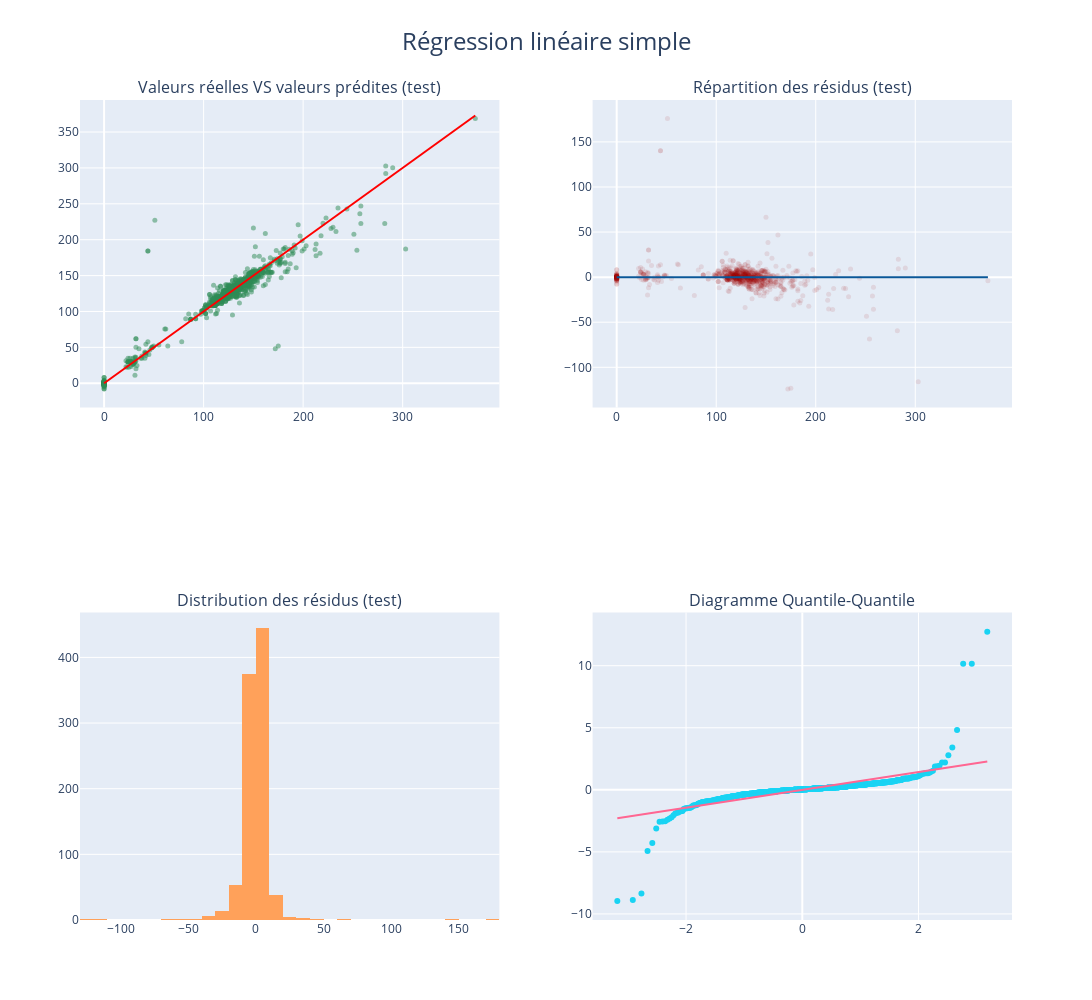

The notebook cell saved with this chart:
### Markdown cell above
# **3. Modèle d'ensemble XGBoost Regressor**

### Code cell
%%time

X_temp, X_test, y_temp, y_test = train_test_split(data, target, test_size = 0.2, random_state = 2)
X_train, X_valid, y_train, y_valid = train_test_split(X_temp, y_temp, test_size = 0.2, random_state = 3)

train = xgb.DMatrix(data = X_train, label = y_train)
test = xgb.DMatrix(data = X_test, label = y_test)
valid = xgb.DMatrix(data = X_valid, label = y_valid)

params = {'booster' : 'gbtree', 'learning_rate' : 1, 'objective' : 'reg:linear'}
model = xgb.train(params=params, dtrain = train, num_boost_round = 10, early_stopping_rounds = 15, evals= [(train, 'train'), (test, 'valid')] )
# préferer  'learning_rate' << 1 → 0,01  et num_boost_round grand = 700,

pred_test = model.predict(test)
pred_train = model.predict(train)


co2.styles.display_combined_report(y_train, pred_train, y_test, pred_test, title='PERFORMANCES DU MODELE XGBOOST') 

co2.viz.plot_regression_diagnostics(y_test, pred_test, y_train, "Régression linéaire simple", interactive=True, save=True, format='png')

co2.data.save_model(model, 'xgb')

### Figure 1 — Plotly figure (JSON) as saved in the notebook; plotly's stock layout.template omitted (floating-point values rounded to 4 significant figures; data arrays with more than 128 entries replaced by an {"elided": "..."} marker saying what was removed)
{"data": [{"marker": {"color": "#2E8B57", "opacity": 0.5, "size": 5}, "mode": "markers", "type": "scatter", "x": {"elided": "950 int values"}, "xaxis": "x", "y": {"elided": "950 float values"}, "yaxis": "y"}, {"line": {"color": "red"}, "mode": "lines", "type": "scatter", "x": [0, 373], "xaxis": "x", "y": [0, 373], "yaxis": "y"}, {"marker": {"color": "#980a10", "opacity": 0.1, "size": 5}, "mode": "markers", "type": "scatter", "x": {"elided": "950 int values"}, "xaxis": "x2", "y": {"elided": "950 float values"}, "yaxis": "y2"}, {"line": {"color": "#0a5798"}, "mode": "lines", "type": "scatter", "x": [0, 373], "xaxis": "x2", "y": [0, 0], "yaxis": "y2"}, {"nbinsx": 40, "type": "histogram", "x": {"elided": "950 float values"}, "xaxis": "x3", "yaxis": "y3"}, {"mode": "markers", "type": "scatter", "x": {"elided": "950 float values"}, "xaxis": "x4", "y": {"elided": "950 float values"}, "yaxis": "y4"}, {"mode": "lines", "type": "scatter", "x": {"elided": "950 float values"}, "xaxis": "x4", "y": {"elided": "950 float values"}, "yaxis": "y4"}], "layout": {"annotations": [{"font": {"size": 16}, "showarrow": false, "text": "Valeurs réelles VS valeurs prédites (test)", "x": 0.225, "xanchor": "center", "xref": "paper", "y": 1, "yanchor": "bottom", "yref": "paper"}, {"font": {"size": 16}, "showarrow": false, "text": "Répartition des résidus (test)", "x": 0.775, "xanchor": "center", "xref": "paper", "y": 1, "yanchor": "bottom", "yref": "paper"}, {"font": {"size": 16}, "showarrow": false, "text": "Distribution des résidus (test)", "x": 0.225, "xanchor": "center", "xref": "paper", "y": 0.375, "yanchor": "bottom", "yref": "paper"}, {"font": {"size": 16}, "showarrow": false, "text": "Diagramme Quantile-Quantile", "x": 0.775, "xanchor": "center", "xref": "paper", "y": 0.375, "yanchor": "bottom", "yref": "paper"}], "height": 1000, "showlegend": false, "title": {"font": {"size": 24}, "text": "Régression linéaire simple", "x": 0.5}, "width": 1300, "xaxis": {"anchor": "y", "domain": [0, 0.45]}, "xaxis2": {"anchor": "y2", "domain": [0.55, 1]}, "xaxis3": {"anchor": "y3", "domain": [0, 0.45]}, "xaxis4": {"anchor": "y4", "domain": [0.55, 1]}, "yaxis": {"anchor": "x", "domain": [0.625, 1]}, "yaxis2": {"anchor": "x2", "domain": [0.625, 1]}, "yaxis3": {"anchor": "x3", "domain": [0, 0.375]}, "yaxis4": {"anchor": "x4", "domain": [0, 0.375]}}}
